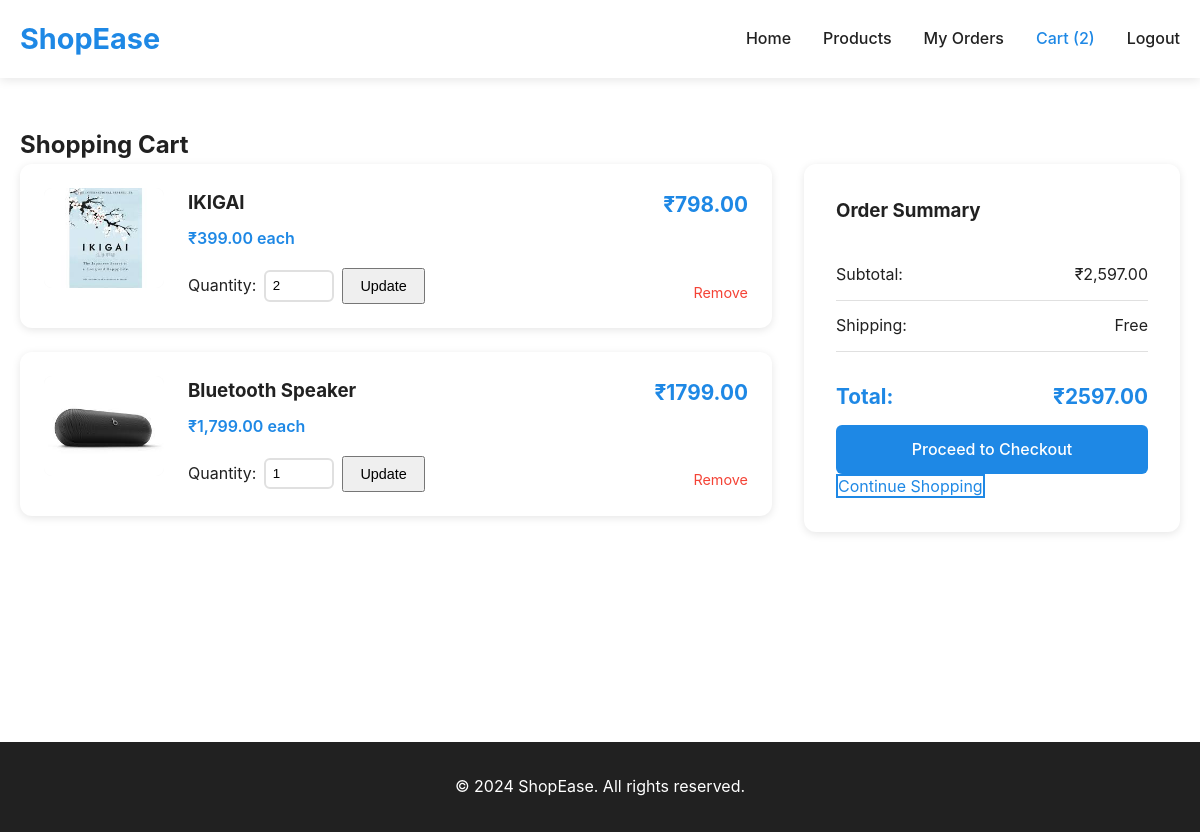
Screenshot of /shopease/cart.php (signed in) with the database file from the repository.
### tables this page shows
CREATE TABLE `cart` (
  `id` int(11) NOT NULL,
  `user_id` int(11) NOT NULL,
  `product_id` int(11) NOT NULL,
  `quantity` int(11) DEFAULT 1,
  `added_at` timestamp NOT NULL DEFAULT current_timestamp()
);

CREATE TABLE `products` (
  `id` int(11) NOT NULL,
  `category_id` int(11) NOT NULL,
  `name` varchar(200) NOT NULL,
  `description` text DEFAULT NULL,
  `price` decimal(10,2) NOT NULL,
  `stock` int(11) DEFAULT 0,
  `image` varchar(255) DEFAULT NULL,
  `featured` tinyint(1) DEFAULT 0,
  `created_at` timestamp NOT NULL DEFAULT current_timestamp()
);

### shopease/php/functions.php (called while the page is built, shortened)
<?php
function format_price($price) {
    return '₹' . number_format($price, 2);
}
?>

### shopease/cart.php (the view, shortened to what this page needs)
<?php
require_once 'php/config.php';
require_once 'php/functions.php';
$user_id = $_SESSION['user_id'];
$stmt = $conn->prepare("SELECT c.*, p.name, p.price, p.stock, p.image
                       FROM cart c
                       JOIN products p ON c.product_id = p.id
                       WHERE c.user_id = ?");
$stmt->bind_param("i", $user_id);
$stmt->execute();
$cart_items = $stmt->get_result()->fetch_all(MYSQLI_ASSOC);
$cart_count = count($cart_items);
$total = 0;
foreach ($cart_items as $item) {
    $total += $item['price'] * $item['quantity'];
}
?>
<!DOCTYPE html>
<html lang="en">
<head>
    <link rel="stylesheet" href="css/style.css">
</head>
<body>
    <header>
        <div class="container">
            <div class="header-content">
                <div class="logo">
                    <h1><a href="index.php">ShopEase</a></h1>
                </div>
                <nav>
                    <ul>
                        <li><a href="index.php">Home</a></li>
                        <li><a href="products.php">Products</a></li>
                        <li><a href="orders.php">My Orders</a></li>
                        <li><a href="cart.php" class="active">Cart (<?php echo $cart_count; ?>)</a></li>
                        <li><a href="logout.php">Logout</a></li>
                    </ul>
                </nav>
            </div>
        </div>
    </header>
    <section class="cart-section">
        <div class="container">
            <h2>Shopping Cart</h2>
            <?php if (empty($cart_items)): ?>
                <div class="empty-cart">
                    <p>Your cart is empty</p>
                    <a href="products.php" class="btn">Continue Shopping</a>
                </div>
            <?php else: ?>
                <div class="cart-content">
                    <div class="cart-items">
                        <?php foreach ($cart_items as $item): ?>
                        <div class="cart-item">
                            <div class="cart-item-image">
                                <?php
                                $image_path = $item['image'] && file_exists('images/products/' . $item['image'])
                                    ? 'images/products/' . htmlspecialchars($item['image'])
                                    : 'images/placeholder.png';
                                ?>
                                <img src="<?php echo $image_path; ?>" alt="<?php echo htmlspecialchars($item['name']); ?>" style="width: 100%; height: 100%; object-fit: cover; border-radius: 8px;">
                            </div>
                            <div class="cart-item-details">
                                <h3><?php echo htmlspecialchars($item['name']); ?></h3>
                                <p class="item-price"><?php echo format_price($item['price']); ?> each</p>
                                <form action="php/cart-handler.php" method="POST" class="quantity-form">
                                <div class="quantity-control">
                                    <label>Quantity:</label>
                                    <input type="number" name="quantity" value="<?php echo $item['quantity']; ?>" min="1" max="<?php echo $item['stock']; ?>">
                                    <button type="submit" class="btn-sm">Update</button>
                                </div>
                                </form>
                            </div>
                            <div class="cart-item-total">
                                <p class="item-subtotal"><?php echo format_price($item['price'] * $item['quantity']); ?></p>
                                <a href="php/cart-handler.php?remove=<?php echo $item['id']; ?>" class="remove-btn" onclick="return confirm('Remove this item from cart?')">Remove</a>
                            </div>
                        </div>
                        <?php endforeach; ?>
                    </div>
                    <div class="cart-summary">
                        <h3>Order Summary</h3>
                        <div class="summary-row">
                            <span>Subtotal:</span>
                            <span><?php echo format_price($total); ?></span>
                        </div>
                        <div class="summary-row">
                            <span>Shipping:</span>
                            <span>Free</span>
                        </div>
                        <div class="summary-row summary-total">
                            <span>Total:</span>
                            <span><?php echo format_price($total); ?></span>
                        </div>
                        <a href="checkout.php" class="btn btn-block">Proceed to Checkout</a>
                        <a href="products.php" class="btn-secondary btn-block">Continue Shopping</a>
                    </div>
                </div>
            <?php endif; ?>
        </div>
    </section>
    <footer>
        <div class="container">
            <p>&copy; 2024 ShopEase. All rights reserved.</p>
        </div>
    </footer>
</body>
</html>

### shopease/css/style.css (style rules this page uses)
* { margin: 0; padding: 0; box-sizing: border-box; }
:root { --primary-color: #1E88E5; --primary-hover: #1976D2; --primary-light: #E3F2FD; --text-dark: #212121; --text-gray: #666; --border-color: #E0E0E0; --bg-light: #F5F5F5; --success: #4CAF50; --error: #F44336; --warning: #FF9800; }
body { font-family: -apple-system, BlinkMacSystemFont, 'Segoe UI', Roboto, 'Helvetica Neue', Arial, sans-serif; line-height: 1.6; color: var(--text-dark); background: #fff; }
a { text-decoration: none; color: inherit; }
img { max-width: 100%; display: block; }
.container { max-width: 1200px; margin: 0 auto; padding: 0 20px; }
header { background: #fff; box-shadow: 0 2px 10px rgba(0,0,0,0.1); position: sticky; top: 0; z-index: 100; }
.header-content { display: flex; justify-content: space-between; align-items: center; padding: 1rem 0; }
.logo h1 { font-size: 1.8rem; color: var(--primary-color); }
.logo a { color: var(--primary-color); }
nav ul { display: flex; list-style: none; gap: 2rem; }
nav a { color: var(--text-dark); font-weight: 500; transition: color 0.3s; }
nav a:hover, nav a.active { color: var(--primary-color); }
.btn { display: inline-block; padding: 0.75rem 1.5rem; background: var(--primary-color); color: #fff; border: none; border-radius: 6px; cursor: pointer; font-weight: 500; transition: all 0.3s; }
.btn-sm { padding: 0.5rem 1rem; font-size: 0.9rem; }
.btn-block { width: 100%; text-align: center; }
.btn-secondary { background: transparent; color: var(--primary-color); border: 2px solid var(--primary-color); }
section { padding: 4rem 0; }
.product-image img, .cart-item-image img { width: 100%; height: 100%; object-fit: cover; display: block; }
.cart-section { min-height: calc(100vh - 200px); padding: 3rem 0; }
.cart-content { display: grid; grid-template-columns: 2fr 1fr; gap: 2rem; }
.cart-items { display: flex; flex-direction: column; gap: 1.5rem; }
.cart-item { display: grid; grid-template-columns: 120px 1fr auto; gap: 1.5rem; background: #fff; padding: 1.5rem; border-radius: 12px; box-shadow: 0 2px 8px rgba(0,0,0,0.1); }
.cart-item-image { height: 100px; background: var(--bg-light); border-radius: 8px; display: flex; align-items: center; justify-content: center; }
.cart-item-details h3 { margin-bottom: 0.5rem; }
.item-price { color: var(--text-gray); margin-bottom: 1rem; }
.quantity-form { display: flex; align-items: center; gap: 0.5rem; }
.quantity-control { display: flex; align-items: center; gap: 0.5rem; }
.quantity-control input { width: 70px; padding: 0.4rem; border: 2px solid var(--border-color); border-radius: 6px; }
.cart-item-total { text-align: right; display: flex; flex-direction: column; justify-content: space-between; }
.item-subtotal { font-size: 1.3rem; font-weight: 700; color: var(--primary-color); }
.remove-btn { color: var(--error); font-size: 0.9rem; cursor: pointer; transition: opacity 0.3s; }
.cart-summary { background: #fff; padding: 2rem; border-radius: 12px; box-shadow: 0 2px 8px rgba(0,0,0,0.1); height: fit-content; }
.cart-summary h3 { margin-bottom: 1.5rem; }
.summary-row { display: flex; justify-content: space-between; padding: 0.75rem 0; border-bottom: 1px solid var(--border-color); }
.summary-total { font-size: 1.3rem; font-weight: 700; color: var(--primary-color); border-bottom: none; margin-top: 1rem; }
.item-price { font-weight: 600; color: var(--primary-color); }
footer { background: var(--text-dark); color: #fff; text-align: center; padding: 2rem 0; margin-top: 4rem; }

### rows the page displays
cart: product.image (picture), product.name "IKIGAI", product.price "₹399.00", quantity "2", format_price($item['price'] * $item['quantity']) "₹798.00"
cart: product.image (picture), product.name "Bluetooth Speaker", product.price "₹1,799.00", quantity "1", format_price($item['price'] * $item['quantity']) "₹1799.00"

### other values shown
$cart_count "2"
format_price($total) "₹2,597.00"
format_price($total) "₹2597.00"
